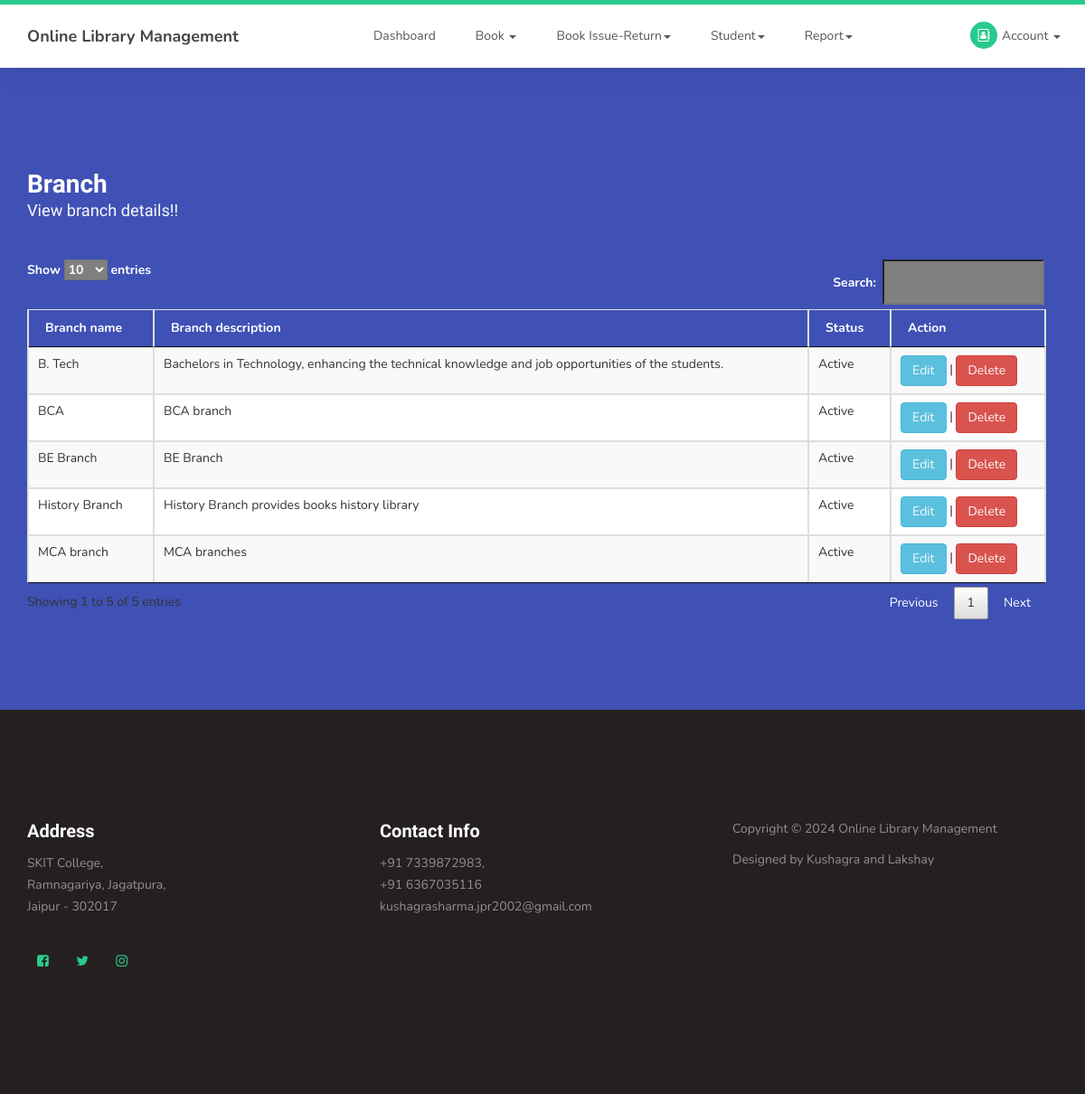
The app's page /viewbranch.php (signed in) with its own data.
### tables this page shows
CREATE TABLE `branch` (
  `branchid` int(10) NOT NULL,
  `branchname` varchar(50) NOT NULL,
  `branchdescription` text NOT NULL,
  `status` varchar(10) NOT NULL
);

### viewbranch.php (the view, shortened to what this page needs)
<?php
include("header.php");
?>
     <section id="contact">
          <div class="container">
               <div class="row">
                    <div class="col-md-12 col-sm-12">
                         <form id="contact-form" role="form" action="" method="post">
                              <div class="section-title">
                                   <h2>Branch<small>View branch details!!</small></h2>
                              </div>
                              <div class="col-md-12 col-sm-12">
<table id="idviewbook"  class="table table-striped table-bordered"  >
	<thead>
		<tr style="color:white;">
			<th>Branch name</th>
			<th>Branch description</th>
			<th>Status</th>
			<th>Action</th>
		</tr>
	</thead>
	<tbody>
	<?php
	$sql= "SELECT * FROM branch";
	$qsql = mysqli_query($con,$sql);
	while($rs = mysqli_fetch_array($qsql))
	{
		echo "<tr>
			<td>$rs[branchname]</td>
			<td>$rs[branchdescription]</td>
			<td>$rs[status]</td>
			<td><a href='branch.php?editid=$rs[branchid]'  class='btn btn-info' >Edit</a> | <a  class='btn btn-danger' href='viewbranch.php?delid=$rs[branchid]' onclick='return confirmdel()'>Delete</a></td>
		</tr>";
	}
	?>
	</tbody>
</table>
                              </div>
                         </form>
                    </div>
               </div>
          </div>
     </section>
<?php
include("footer.php");
?>

### css/templatemo-style.css (style rules this page uses)
body { background: #ffffff; font-family: 'Nunito', sans-serif; overflow-x: hidden; padding-top: 70px; }
h1,h2,h3,h4,h5,h6 { font-family: 'Muli', sans-serif; font-weight: bold; line-height: inherit; }
h2 { color: #353535; font-size: 2em; padding-bottom: 10px; }
html { -webkit-font-smoothing: antialiased; }
a { color: #252525; -webkit-transition: 0.5s; transition: 0.5s; text-decoration: none !important; }
a, input, button, .form-control { -webkit-transition: 0.5s; transition: 0.5s; }
.section-title { padding-bottom: 40px; }
.section-title h2 { margin: 0; }
.section-title small { display: block; }
section { position: relative; padding: 100px 0; }
#contact { background: #3f51b5; }
#contact h2 { color: #ffffff; }
#contact .section-title { padding-bottom: 20px; }
#contact h2 > small, #contact p, #contact a { color: #f9f9f9; }
#contact-form { padding: 1em 0; }
#contact-form .col-md-12, #contact-form .col-md-4 { padding-left: 0; }

### records on screen
branch: branchname "BE Branch", branchdescription "BE Branch", status "Active"
branch: branchname "MCA branch", branchdescription "MCA branches", status "Active"
branch: branchname "BCA", branchdescription "BCA branch", status "Active"
branch: branchname "History Branch", branchdescription "History Branch provides books history library", status "Active"
branch: branchname "B. Tech", branchdescription "Bachelors in Technology, enhancing the technical knowledge and job opportunities of the students.", status "Active"
